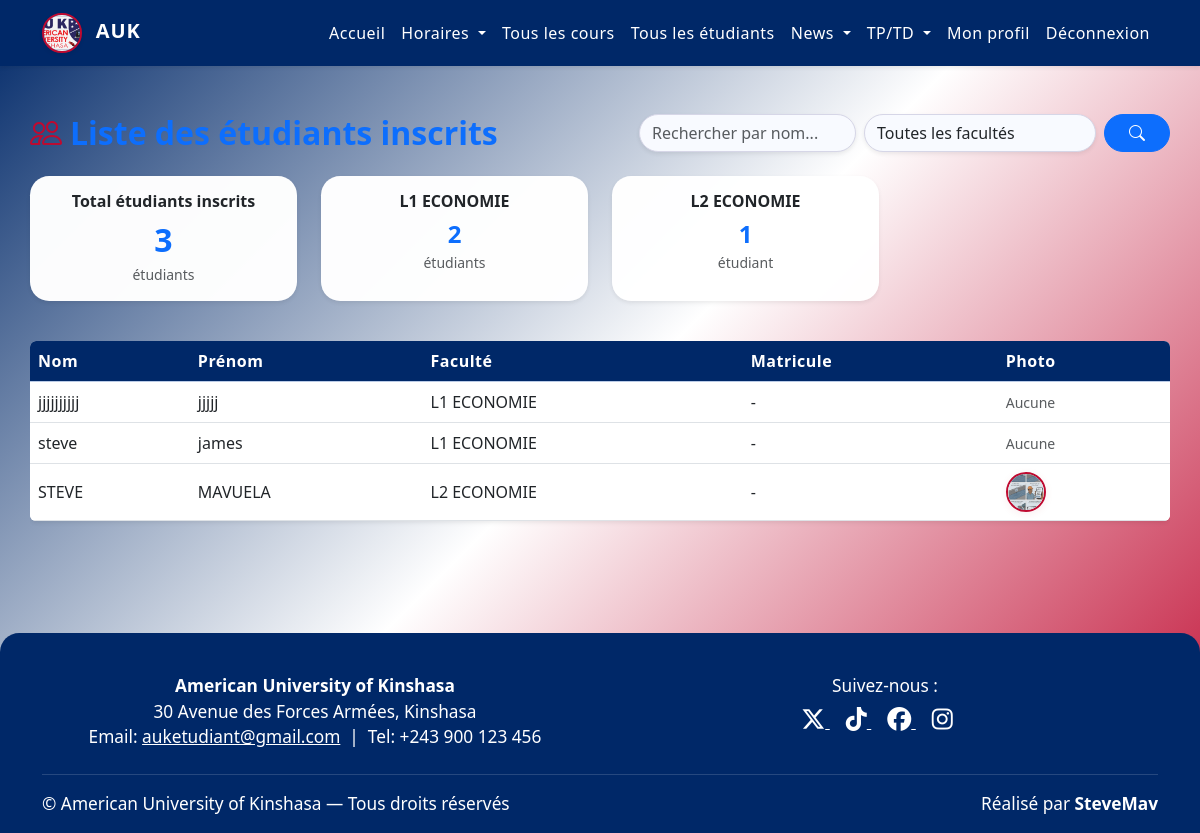
The app's page /all-students/ (signed in), older data.
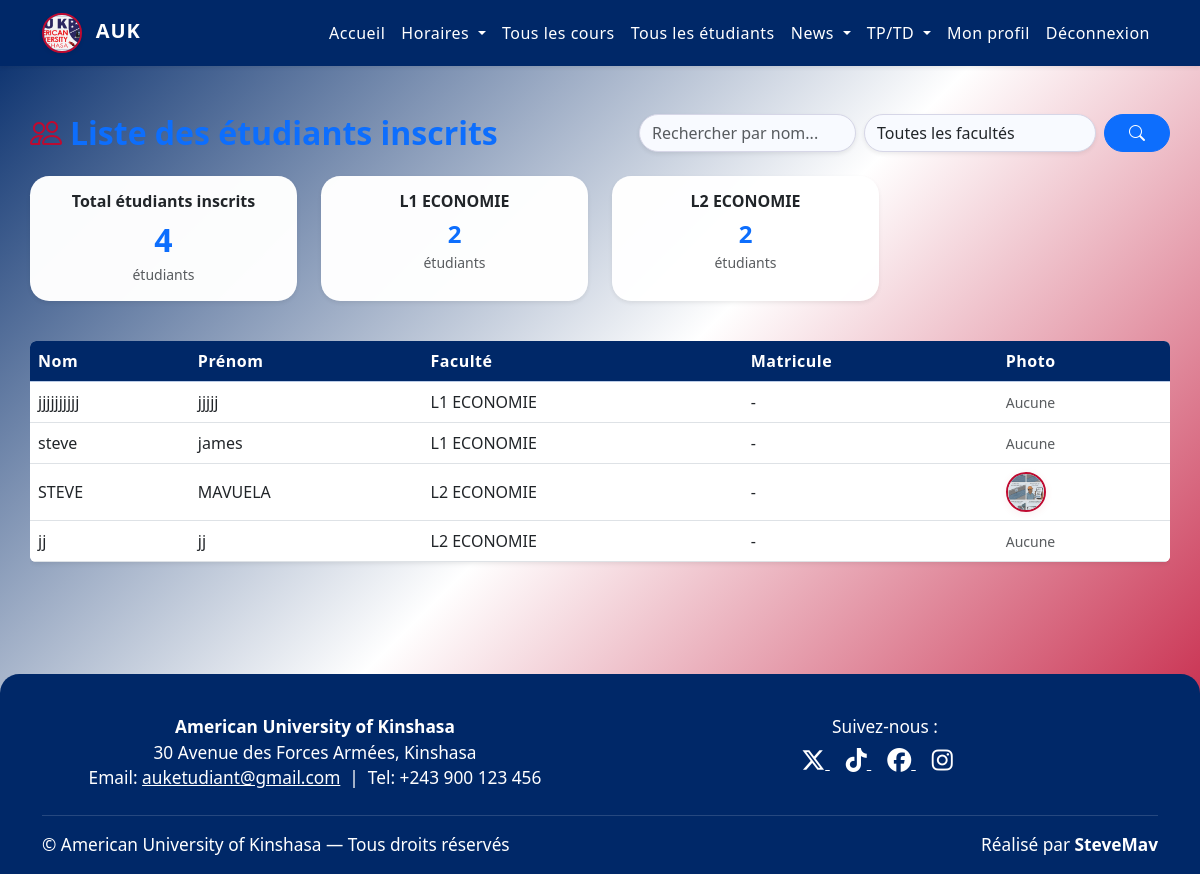
The same page, newer data.
### accounts/models.py (models this page shows, shortened)
class UserProfile(models.Model):
    user = models.OneToOneField(User, on_delete=models.CASCADE)
    faculty = models.ForeignKey(Faculty, on_delete=models.SET_NULL, null=True)
    numero_matricule = models.CharField(max_length=20, unique=True, null=True, blank=True)
    photo = models.ImageField(upload_to='profile_photos/', null=True, blank=True)

### schedule/models.py (models this page shows, shortened)
class Faculty(models.Model):
    name = models.CharField(max_length=255)
    level = models.CharField(max_length=255, null=True, blank=True)
    head_of_faculty = models.CharField(max_length=255, null=True, blank=True)

### main/views.py (the view)
# urls.py: path('all-students/', views.all_students_view, name='all_students'),
@user_passes_test(lambda u: u.is_superuser)
def all_students_view(request):
    q = request.GET.get('q', '').strip()
    faculty_id = request.GET.get('faculty', '')
    students = UserProfile.objects.select_related('user', 'faculty').all()
    if q:
        students = students.filter(Q(user__first_name__icontains=q) | Q(user__last_name__icontains=q))
    if faculty_id:
        students = students.filter(faculty_id=faculty_id)
    students = students.order_by('faculty__name', 'user__last_name', 'user__first_name')
    faculty_counts = UserProfile.objects.values('faculty__id','faculty__name').annotate(count=Count('id')).order_by('faculty__name')
    from schedule.models import Faculty
    faculties = Faculty.objects.all()
    students_total = UserProfile.objects.count()
    return render(request, 'main/all_students.html', {
        'students': students,
        'faculty_counts': faculty_counts,
        'faculties': faculties,
        'q': q,
        'faculty_id': faculty_id,
        'students_total': students_total,
    })

### main/templates/main/all_students.html (shortened to what this page needs)
{% load static %}
<!DOCTYPE html>
<html lang="fr">
<head>
    <link href="https://cdn.jsdelivr.net/npm/bootstrap@5.3.0/dist/css/bootstrap.min.css" rel="stylesheet">
    <link href="https://cdn.jsdelivr.net/npm/bootstrap-icons@1.10.5/font/bootstrap-icons.css" rel="stylesheet">
</head>
<body>
    {% include 'navbar.html' %}
    <main>
<div class="container py-5 px-2 px-md-0">
    <div class="d-flex flex-column flex-md-row align-items-md-center justify-content-between mb-4">
        <h2 class="fw-bold text-primary mb-3 mb-md-0"><i class="bi bi-people me-2" style="color:#bf0a30;"></i>Liste des étudiants inscrits</h2>
        <div class="d-flex flex-wrap gap-2">
            <form method="get" class="d-flex gap-2 search-bar">
                <input type="text" name="q" value="{{ q }}" class="form-control rounded-pill shadow-sm" placeholder="Rechercher par nom...">
                <select name="faculty" class="form-select rounded-pill shadow-sm" style="min-width:180px;">
                    <option value="">Toutes les facultés</option>
                </select>
                <button type="submit" class="btn btn-primary rounded-pill"><i class="bi bi-search"></i></button>
            </form>
        </div>
    </div>
    <div class="row mb-4">
        <div class="col-12 col-sm-6 col-md-4 col-lg-3 mb-3">
            <div class="card shadow-sm border-0 h-100 faculty-card">
                <div class="card-body text-center">
                    <h6 class="fw-bold mb-1">Total étudiants inscrits</h6>
                    <span class="fs-2 fw-bold text-primary">{{ students_total }}</span>
                    <div class="small text-muted">étudiant{{ students_total|pluralize }}</div>
                </div>
            </div>
        </div>
        {% for fac in faculty_counts %}
        <div class="col-12 col-sm-6 col-md-4 col-lg-3 mb-3">
            <div class="card shadow-sm border-0 h-100 faculty-card">
                <div class="card-body text-center">
                    <h6 class="fw-bold mb-1">{{ fac.faculty__name|default:'(Aucune faculté)' }}</h6>
                    <span class="fs-4 fw-bold text-primary">{{ fac.count }}</span>
                    <div class="small text-muted">étudiant{{ fac.count|pluralize }}</div>
                </div>
            </div>
        </div>
        {% endfor %}
    </div>
    <div class="table-responsive">
        <table class="table table-hover align-middle bg-white rounded shadow-sm">
            <thead class="table-primary">
                <tr>
                    <th>Nom</th>
                    <th>Prénom</th>
                    <th>Faculté</th>
                    <th>Matricule</th>
                    <th>Photo</th>
                </tr>
            </thead>
            <tbody>
                {% for student in students %}
                <tr>
                    <td>{{ student.user.last_name }}</td>
                    <td>{{ student.user.first_name }}</td>
                    <td>{{ student.faculty.name|default:'-' }}</td>
                    <td>{{ student.numero_matricule|default:'-' }}</td>
                    <td>
                        {% if student.photo %}
                            <img src="{{ student.photo.url }}" alt="Photo" class="rounded-circle" style="width:40px; height:40px; object-fit:cover;">
                        {% else %}
                            <span class="text-muted small">Aucune</span>
                        {% endif %}
                    </td>
                </tr>
                {% empty %}
                <tr><td colspan="5" class="text-center text-muted">Aucun étudiant trouvé.</td></tr>
                {% endfor %}
            </tbody>
        </table>
    </div>
</div>
    </main>
    {% include 'footer.html' %}
</body>
</html>

Row changes from the older to the newer data that the page shows:
added UserProfile: user.last_name "jj", user.first_name "jj", faculty.name "L2 ECONOMIE", numero_matricule "-", photo "Aucune"
Text that changed along with them:
{{ students_total }}: "3" → "4"
new list line: "L2 ECONOMIE 2 étudiant s"
list line gone: "L2 ECONOMIE 1 étudiant"
